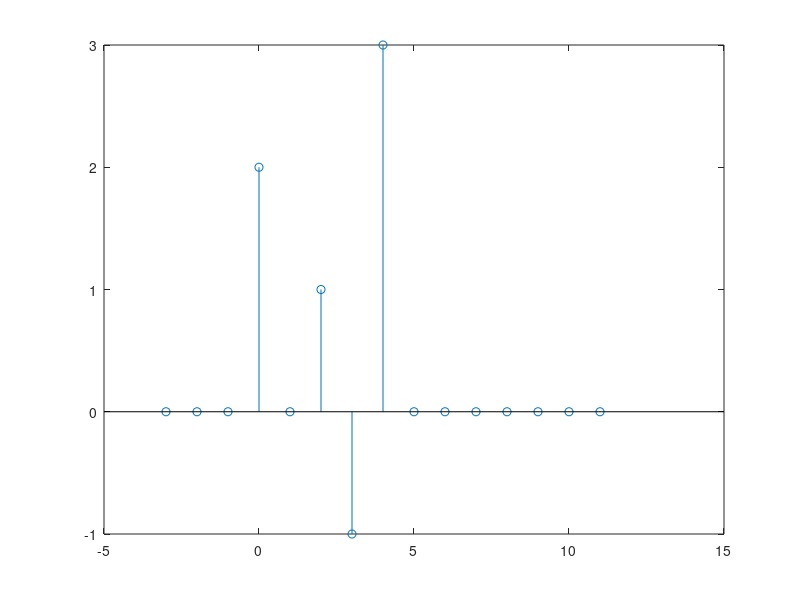

Write MATLAB code to recreate this figure. (Note: this script raises an error after producing the figure.)
n = [-3:11];
x = [zeros(1,3) 2 0 1 -1 3 zeros(1,7)];
x_ticks = linspace(-4,12,9);
y_ticks = linspace(-1,3,9);

figure(); stem(n, x); 
set_ticks_and_title(x_ticks, y_ticks, 'Señal x[n] discreta');

nx1 = n + 2;
nx2 = n - 1;
nx3 = -n;
nx4 = - n + 1;

figure();
subplot(2,2,1);
stem(nx1, x);
set_ticks_and_title(x_ticks, y_ticks, 'x[n-2]');

subplot(2,2,2);
stem(nx2, x);
set_ticks_and_title(x_ticks, y_ticks, 'x[n+1]');

subplot(2,2,3);
stem(nx3, x);
set_ticks_and_title(x_ticks, y_ticks, 'x[-n]');

subplot(2,2,4);
stem(nx4, x);
set_ticks_and_title(x_ticks, y_ticks, 'x[-n+1]');

function set_ticks_and_title(x_ticks, y_ticks, my_title)
    xticks(x_ticks);
    yticks(y_ticks);
    title(my_title);
    xlabel('Tiempo (Discreto)');
    ylabel('Valor');
end
